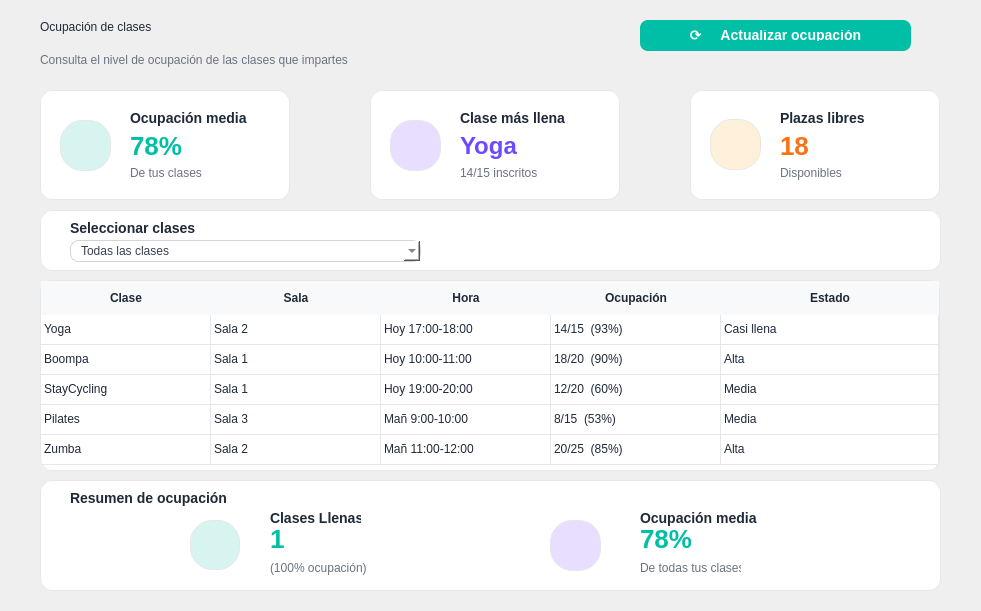
   <widget class="QFrame" name="frameContenido">
    <property name="geometry">
     <rect>
      <x>220</x>
      <y>90</y>
      <width>981</width>
      <height>611</height>
     </rect>
    </property>
    <property name="frameShape">
     <enum>QFrame::NoFrame</enum>
    </property>
    <widget class="QLabel" name="lblBienvenida">
     <property name="geometry">
      <rect>
       <x>40</x>
       <y>10</y>
       <width>300</width>
       <height>34</height>
      </rect>
     </property>
     <property name="styleSheet">
      <string notr="true">font:bold 20pt &quot;Segoe UI&quot;; color:#1F2937;</string>
     </property>
     <property name="text">
      <string>Ocupación de clases</string>
     </property>
    </widget>
    <widget class="QLabel" name="lblResumen">
     <property name="geometry">
      <rect>
       <x>40</x>
       <y>50</y>
       <width>470</width>
       <height>20</height>
      </rect>
     </property>
     <property name="styleSheet">
      <string notr="true">font:9pt &quot;Segoe UI&quot;; color:#6B7280;</string>
     </property>
     <property name="text">
      <string>Consulta el nivel de ocupación de las clases que impartes</string>
     </property>
    </widget>
    <widget class="QLabel" name="label_17">
     <property name="geometry">
      <rect>
       <x>280</x>
       <y>480</y>
       <width>47</width>
       <height>13</height>
      </rect>
     </property>
     <property name="text">
      <string/>
     </property>
    </widget>
    <widget class="QLabel" name="label_18">
     <property name="geometry">
      <rect>
       <x>-170</x>
       <y>-10</y>
       <width>1391</width>
       <height>621</height>
      </rect>
     </property>
     <property name="styleSheet">
      <string notr="true">image:url(:/entrenador/reborde_ola.png)</string>
     </property>
     <property name="text">
      <string/>
     </property>
    </widget>
    <widget class="QLabel" name="label_19">
     <property name="geometry">
      <rect>
       <x>180</x>
       <y>30</y>
       <width>1771</width>
       <height>651</height>
      </rect>
     </property>
     <property name="styleSheet">
      <string notr="true">image:url(:/entrenador/reborde_ola.png)</string>
     </property>
     <property name="text">
      <string/>
     </property>
    </widget>
    <widget class="QFrame" name="frameOcupacionMedia">
     <property name="geometry">
      <rect>
       <x>40</x>
       <y>90</y>
       <width>250</width>
       <height>110</height>
      </rect>
     </property>
     <property name="styleSheet">
      <string notr="true">QFrame {
    background-color: white;
    border: 1px solid #E5E7EB;
    border-radius: 12px;
}</string>
     </property>
     <property name="frameShape">
      <enum>QFrame::StyledPanel</enum>
     </property>
     <property name="frameShadow">
      <enum>QFrame::Raised</enum>
     </property>
     <widget class="QLabel" name="label_2">
      <property name="geometry">
       <rect>
        <x>90</x>
        <y>20</y>
        <width>141</width>
        <height>16</height>
       </rect>
      </property>
      <property name="styleSheet">
       <string notr="true">QLabel {
    background: transparent;
    border: none;
    color: #1F2937;
    font-size: 14px;
    font-weight: bold;
}</string>
      </property>
      <property name="text">
       <string>Ocupación media</string>
      </property>
     </widget>
     <widget class="QLabel" name="label_Porcentaje_Ocupacion">
      <property name="geometry">
       <rect>
        <x>90</x>
        <y>40</y>
        <width>61</width>
        <height>31</height>
       </rect>
      </property>
      <property name="styleSheet">
       <string notr="true">QLabel {
    background: transparent;
    border: none;
    color: #00BFA6;
    font-size: 26px;
    font-weight: bold;
}</string>
      </property>
      <property name="text">
       <string>78%</string>
      </property>
     </widget>
     <widget class="QLabel" name="label_6">
      <property name="geometry">
       <rect>
        <x>90</x>
        <y>75</y>
        <width>101</width>
        <height>16</height>
       </rect>
      </property>
      <property name="styleSheet">
       <string notr="true">QLabel {
    background: transparent;
    border: none;
    color: #6B7280;
    font-size: 12px;
}</string>
      </property>
      <property name="text">
       <string>De tus clases</string>
      </property>
     </widget>
     <widget class="QLabel" name="label_20">
      <property name="geometry">
       <rect>
        <x>25</x>
        <y>40</y>
        <width>40</width>
        <height>31</height>
       </rect>
      </property>
      <property name="styleSheet">
       <string notr="true">image: url(:/newPrefix/tendencia.png);
background:transparent;
border:None
</string>
      </property>
      <property name="text">
       <string/>
      </property>
     </widget>
     <widget class="QLabel" name="lblIconAs_2">
      <property name="geometry">
       <rect>
        <x>20</x>
        <y>30</y>
        <width>51</width>
        <height>51</height>
       </rect>
      </property>
      <property name="styleSheet">
       <string notr="true">background-color:#D8F4F0; color:#18B7A5; border-radius:22px; font:bold 20pt &quot;Segoe UI&quot;;</string>
      </property>
      <property name="text">
       <string/>
      </property>
     </widget>
     <zorder>lblIconAs_2</zorder>
     <zorder>label_2</zorder>
     <zorder>label_Porcentaje_Ocupacion</zorder>
     <zorder>label_6</zorder>
     <zorder>label_20</zorder>
    </widget>
    <widget class="QFrame" name="frameOcupacionMedia_2">
     <property name="geometry">
      <rect>
       <x>370</x>
       <y>90</y>
       <width>250</width>
       <height>110</height>
      </rect>
     </property>
     <property name="styleSheet">
      <string notr="true">QFrame {
    background-color: white;
    border: 1px solid #E5E7EB;
    border-radius: 12px;
}</string>
     </property>
     <property name="frameShape">
      <enum>QFrame::StyledPanel</enum>
     </property>
     <property name="frameShadow">
      <enum>QFrame::Raised</enum>
     </property>
     <widget class="QLabel" name="label_7">
      <property name="geometry">
       <rect>
        <x>90</x>
        <y>20</y>
        <width>141</width>
        <height>16</height>
       </rect>
      </property>
      <property name="styleSheet">
       <string notr="true">QLabel {
    background: transparent;
    border: none;
    color: #1F2937;
    font-size: 14px;
    font-weight: bold;
}</string>
      </property>
      <property name="text">
       <string>Clase más llena</string>
      </property>
     </widget>
     <widget class="QLabel" name="label_Clase_masLlena">
      <property name="geometry">
       <rect>
        <x>90</x>
        <y>40</y>
        <width>91</width>
        <height>31</height>
       </rect>
      </property>
      <property name="styleSheet">
       <string notr="true">QLabel {
    background: transparent;
    border: none;
    color: #6D4AFF;
    font-size: 24px;
    font-weight: bold;
}</string>
      </property>
      <property name="text">
       <string>Yoga</string>
      </property>
     </widget>
     <widget class="QLabel" name="label_inscritos">
      <property name="geometry">
       <rect>
        <x>90</x>
        <y>75</y>
        <width>101</width>
        <height>16</height>
       </rect>
      </property>
      <property name="styleSheet">
       <string notr="true">QLabel {
    background: transparent;
    border: none;
    color: #6B7280;
    font-size: 12px;
}</string>
      </property>
      <property name="text">
       <string>14/15 inscritos</string>
      </property>
     </widget>
     <widget class="QLabel" name="label_21">
      <property name="geometry">
       <rect>
        <x>25</x>
        <y>40</y>
        <width>40</width>
        <height>31</height>
       </rect>
      </property>
      <property name="styleSheet">
       <string notr="true">image: url(:/newPrefix/estrella.png);
background:transparent;
border:None</string>
      </property>
      <property name="text">
       <string/>
      </property>
     </widget>
     <widget class="QLabel" name="lblIconCal">
      <property name="geometry">
       <rect>
        <x>20</x>
        <y>30</y>
        <width>51</width>
        <height>51</height>
       </rect>
      </property>
      <property name="styleSheet">
       <string notr="true">background-color:#E8DEFF; border-radius:22px; font:17pt &quot;Segoe UI Emoji&quot;;</string>
      </property>
      <property name="text">
       <string/>
      </property>
     </widget>
     <zorder>lblIconCal</zorder>
     <zorder>label_7</zorder>
     <zorder>label_Clase_masLlena</zorder>
     <zorder>label_inscritos</zorder>
     <zorder>label_21</zorder>
    </widget>
    <widget class="QFrame" name="frameOcupacionMedia_3">
     <property name="geometry">
      <rect>
       <x>690</x>
       <y>90</y>
       <width>250</width>
       <height>110</height>
      </rect>
     </property>
     <property name="styleSheet">
      <string notr="true">QFrame {
    background-color: white;
    border: 1px solid #E5E7EB;
    border-radius: 12px;
}</string>
     </property>
     <property name="frameShape">
      <enum>QFrame::StyledPanel</enum>
     </property>
     <property name="frameShadow">
      <enum>QFrame::Raised</enum>
     </property>
     <widget class="QLabel" name="label_9">
      <property name="geometry">
       <rect>
        <x>90</x>
        <y>20</y>
        <width>141</width>
        <height>16</height>
       </rect>
      </property>
      <property name="styleSheet">
       <string notr="true">QLabel {
    background: transparent;
    border: none;
    color: #1F2937;
    font-size: 14px;
    font-weight: bold;
}</string>
      </property>
      <property name="text">
       <string>Plazas libres</string>
      </property>
     </widget>
     <widget class="QLabel" name="label_plazasLibres">
      <property name="geometry">
       <rect>
        <x>90</x>
        <y>40</y>
        <width>31</width>
        <height>31</height>
       </rect>
      </property>
      <property name="styleSheet">
       <string notr="true">QLabel {
    background: transparent;
    border: none;
    color: #F97316;
    font-size: 26px;
    font-weight: bold;
}</string>
      </property>
      <property name="text">
       <string>18</string>
      </property>
     </widget>
     <widget class="QLabel" name="label_16">
      <property name="geometry">
       <rect>
        <x>90</x>
        <y>75</y>
        <width>101</width>
        <height>16</height>
       </rect>
      </property>
      <property name="styleSheet">
       <string notr="true">QLabel {
    background: transparent;
    border: none;
    color: #6B7280;
    font-size: 12px;
}</string>
      </property>
      <property name="text">
       <string>Disponibles</string>
      </property>
     </widget>
     <widget class="QLabel" name="label_22">
      <property name="geometry">
       <rect>
        <x>25</x>
        <y>40</y>
        <width>40</width>
        <height>31</height>
       </rect>
      </property>
      <property name="styleSheet">
       <string notr="true">image: url(:/newPrefix/silla-de-campamento.png);
background:transparent;
border:None</string>
      </property>
      <property name="text">
       <string/>
      </property>
     </widget>
     <widget class="QLabel" name="lblIconPago">
      <property name="geometry">
       <rect>
        <x>20</x>
        <y>29</y>
        <width>51</width>
        <height>51</height>
       </rect>
      </property>
      <property name="styleSheet">
       <string notr="true">background-color:#FFF0D9; border-radius:22px; font:16pt &quot;Segoe UI Emoji&quot;; color:#FF9F2E;</string>
      </property>
      <property name="text">
       <string/>
      </property>
     </widget>
     <zorder>lblIconPago</zorder>
     <zorder>label_9</zorder>
     <zorder>label_plazasLibres</zorder>
     <zorder>label_16</zorder>
     <zorder>label_22</zorder>
    </widget>
    <widget class="QFrame" name="frame">
     <property name="geometry">
      <rect>
       <x>40</x>
       <y>210</y>
       <width>901</width>
       <height>61</height>
      </rect>
     </property>
     <property name="styleSheet">
      <string notr="true">QFrame {
    background-color: white;
    border: 1px solid #E5E7EB;
    border-radius: 12px;
}</string>
     </property>
     <property name="frameShape">
      <enum>QFrame::StyledPanel</enum>
     </property>
     <property name="frameShadow">
      <enum>QFrame::Raised</enum>
     </property>
     <widget class="QComboBox" name="comboBox">
      <property name="geometry">
       <rect>
        <x>30</x>
        <y>30</y>
        <width>351</width>
        <height>22</height>
       </rect>
      </property>
      <property name="styleSheet">
       <string notr="true">QComboBox {
    background-color: white;
    border: 1px solid #D1D5DB;
    border-radius: 8px;
    padding-left: 10px;
    color: #374151;
    font-size: 12px;
}

QComboBox:hover {
    border: 1px solid #00BFA6;
}</string>
      </property>
      <item>
       <property name="text">
        <string>Todas las clases</string>
       </property>
      </item>
      <item>
       <property name="text">
        <string>Yoga · Sala 2 · Hoy 17:00</string>
       </property>
      </item>
      <item>
       <property name="text">
        <string>Boompa · Sala 1 · Hoy 10:00</string>
       </property>
      </item>
      <item>
       <property name="text">
        <string>StayCycling · Sala 1 · Hoy 19:00</string>
       </property>
      </item>
      <item>
       <property name="text">
        <string>Pilates · Sala 3 · Mañana 09:00</string>
       </property>
      </item>
     </widget>
     <widget class="QLabel" name="label_23">
      <property name="geometry">
       <rect>
        <x>30</x>
        <y>10</y>
        <width>141</width>
        <height>16</height>
       </rect>
      </property>
      <property name="styleSheet">
       <string notr="true">QLabel {
    background: transparent;
    border: none;
    color: #1F2937;
    font-size: 14px;
    font-weight: bold;
}</string>
      </property>
      <property name="text">
       <string>Seleccionar clases</string>
      </property>
     </widget>
    </widget>
    <widget class="QTableWidget" name="tablaOcupacionClases">
     <property name="geometry">
      <rect>
       <x>40</x>
       <y>280</y>
       <width>900</width>
       <height>191</height>
      </rect>
     </property>
     <property name="styleSheet">
      <string notr="true">QTableWidget {
    background-color: white;
    border: 1px solid #E5E7EB;
    border-radius: 12px;
    gridline-color: #E5E7EB;
    color: #1F2937;
    font-size: 12px;
}

QHeaderView::section {
    background-color: #F7F9FA;
    color: #1F2937;
    font-weight: bold;
    border: none;
    padding: 8px;
}

QTableWidget::item {
    padding: 8px;
}</string>
     </property>
     <property name="horizontalScrollBarPolicy">
      <enum>Qt::ScrollBarAlwaysOff</enum>
     </property>
     <property name="rowCount">
      <number>5</number>
     </property>
     <property name="columnCount">
      <number>5</number>
     </property>
     <attribute name="horizontalHeaderDefaultSectionSize">
      <number>170</number>
     </attribute>
     <attribute name="horizontalHeaderStretchLastSection">
      <bool>true</bool>
     </attribute>
     <attribute name="verticalHeaderVisible">
      <bool>false</bool>
     </attribute>
     <row/>
     <row/>
     <row/>
     <row/>
     <row/>
     <column>
      <property name="text">
       <string>Clase</string>
      </property>
     </column>
     <column>
      <property name="text">
       <string>Sala</string>
      </property>
     </column>
     <column>
      <property name="text">
       <string>Hora</string>
      </property>
     </column>
     <column>
      <property name="text">
       <string>Ocupación</string>
      </property>
     </column>
     <column>
      <property name="text">
       <string>Estado</string>
      </property>
     </column>
     <item row="0" column="0">
      <property name="text">
       <string>Yoga</string>
      </property>
     </item>
     <item row="0" column="1">
      <property name="text">
       <string>Sala 2</string>
      </property>
     </item>
     <item row="0" column="2">
      <property name="text">
       <string>Hoy 17:00-18:00</string>
      </property>
     </item>
     <item row="0" column="3">
      <property name="text">
       <string>14/15  (93%)</string>
      </property>
     </item>
     <item row="0" column="4">
      <property name="text">
       <string>Casi llena</string>
      </property>
     </item>
     <item row="1" column="0">
      <property name="text">
       <string>Boompa</string>
      </property>
     </item>
     <item row="1" column="1">
      <property name="text">
       <string>Sala 1</string>
      </property>
     </item>
     <item row="1" column="2">
      <property name="text">
       <string>Hoy 10:00-11:00</string>
      </property>
     </item>
     <item row="1" column="3">
      <property name="text">
       <string>18/20  (90%)</string>
      </property>
     </item>
     <item row="1" column="4">
      <property name="text">
       <string>Alta</string>
      </property>
     </item>
     <item row="2" column="0">
      <property name="text">
       <string>StayCycling</string>
      </property>
     </item>
     <item row="2" column="1">
      <property name="text">
       <string>Sala 1</string>
      </property>
     </item>
     <item row="2" column="2">
      <property name="text">
       <string>Hoy 19:00-20:00</string>
      </property>
     </item>
     <item row="2" column="3">
      <property name="text">
       <string>12/20  (60%)</string>
      </property>
     </item>
     <item row="2" column="4">
      <property name="text">
       <string>Media</string>
      </property>
     </item>
     <item row="3" column="0">
      <property name="text">
       <string>Pilates</string>
      </property>
     </item>
     <item row="3" column="1">
      <property name="text">
       <string>Sala 3</string>
      </property>
     </item>
     <item row="3" column="2">
      <property name="text">
       <string>Mañ 9:00-10:00</string>
      </property>
     </item>
     <item row="3" column="3">
      <property name="text">
       <string>8/15  (53%)</string>
      </property>
     </item>
     <item row="3" column="4">
      <property name="text">
       <string>Media</string>
      </property>
     </item>
     <item row="4" column="0">
      <property name="text">
       <string>Zumba</string>
      </property>
     </item>
     <item row="4" column="1">
      <property name="text">
       <string>Sala 2</string>
      </property>
     </item>
     <item row="4" column="2">
      <property name="text">
       <string>Mañ 11:00-12:00</string>
      </property>
     </item>
     <item row="4" column="3">
      <property name="text">
       <string>20/25  (85%)</string>
      </property>
     </item>
     <item row="4" column="4">
      <property name="text">
       <string>Alta</string>
      </property>
     </item>
    </widget>
    <widget class="QFrame" name="frame_2">
     <property name="geometry">
      <rect>
       <x>40</x>
       <y>480</y>
       <width>901</width>
       <height>111</height>
      </rect>
     </property>
     <property name="styleSheet">
      <string notr="true">QFrame {
    background-color: white;
    border: 1px solid #E5E7EB;
    border-radius: 12px;
}</string>
     </property>
     <property name="frameShape">
      <enum>QFrame::StyledPanel</enum>
     </property>
     <property name="frameShadow">
      <enum>QFrame::Raised</enum>
     </property>
     <widget class="QLabel" name="label_24">
      <property name="geometry">
       <rect>
        <x>30</x>
        <y>10</y>
        <width>171</width>
        <height>16</height>
       </rect>
      </property>
      <property name="styleSheet">
       <string notr="true">QLabel {
    background: transparent;
    border: none;
    color: #1F2937;
    font-size: 14px;
    font-weight: bold;
}</string>
      </property>
      <property name="text">
       <string>Resumen de ocupación</string>
      </property>
     </widget>
     <widget class="QLabel" name="label_25">
      <property name="geometry">
       <rect>
        <x>230</x>
        <y>30</y>
        <width>91</width>
        <height>16</height>
       </rect>
      </property>
      <property name="styleSheet">
       <string notr="true">QLabel {
    background: transparent;
    border: none;
    color: #1F2937;
    font-size: 14px;
    font-weight: bold;
}</string>
      </property>
      <property name="text">
       <string>Clases Llenas</string>
      </property>
     </widget>
     <widget class="QLabel" name="label_26">
      <property name="geometry">
       <rect>
        <x>600</x>
        <y>30</y>
        <width>121</width>
        <height>16</height>
       </rect>
      </property>
      <property name="styleSheet">
       <string notr="true">QLabel {
    background: transparent;
    border: none;
    color: #1F2937;
    font-size: 14px;
    font-weight: bold;
}</string>
      </property>
      <property name="text">
       <string>Ocupación media</string>
      </property>
     </widget>
     <widget class="QLabel" name="label_Num_Clases">
      <property name="geometry">
       <rect>
        <x>230</x>
        <y>43</y>
        <width>21</width>
        <height>31</height>
       </rect>
      </property>
      <property name="styleSheet">
       <string notr="true">QLabel {
    background: transparent;
    border: none;
    color: #00BFA6;
    font-size: 26px;
    font-weight: bold;
}</string>
      </property>
      <property name="text">
       <string>1</string>
      </property>
     </widget>
     <widget class="QLabel" name="label_13">
      <property name="geometry">
       <rect>
        <x>230</x>
        <y>80</y>
        <width>101</width>
        <height>16</height>
       </rect>
      </property>
      <property name="styleSheet">
       <string notr="true">QLabel {
    background: transparent;
    border: none;
    color: #6B7280;
    font-size: 12px;
}</string>
      </property>
      <property name="text">
       <string>(100% ocupación)</string>
      </property>
     </widget>
     <widget class="QLabel" name="label_Porcentaje_Ocupacion_2">
      <property name="geometry">
       <rect>
        <x>600</x>
        <y>43</y>
        <width>51</width>
        <height>31</height>
       </rect>
      </property>
      <property name="styleSheet">
       <string notr="true">QLabel {
    background: transparent;
    border: none;
    color: #00BFA6;
    font-size: 26px;
    font-weight: bold;
}</string>
      </property>
      <property name="text">
       <string>78%</string>
      </property>
     </widget>
     <widget class="QLabel" name="label_14">
      <property name="geometry">
       <rect>
        <x>600</x>
        <y>80</y>
        <width>101</width>
        <height>16</height>
       </rect>
      </property>
      <property name="styleSheet">
       <string notr="true">QLabel {
    background: transparent;
    border: none;
    color: #6B7280;
    font-size: 12px;
}</string>
      </property>
      <property name="text">
       <string>De todas tus clases</string>
      </property>
     </widget>
     <widget class="QLabel" name="lblIconAs_3">
      <property name="geometry">
       <rect>
        <x>150</x>
        <y>40</y>
        <width>50</width>
        <height>50</height>
       </rect>
      </property>
      <property name="styleSheet">
       <string notr="true">background-color:#D8F4F0; color:#18B7A5; border-radius:22px; font:bold 20pt &quot;Segoe UI&quot;;</string>
      </property>
      <property name="text">
       <string/>
      </property>
     </widget>
     <widget class="QLabel" name="lblIconCal_2">
      <property name="geometry">
       <rect>
        <x>510</x>
        <y>40</y>
        <width>51</width>
        <height>51</height>
       </rect>
      </property>
      <property name="styleSheet">
       <string notr="true">background-color:#E8DEFF; border-radius:22px; font:17pt &quot;Segoe UI Emoji&quot;;</string>
      </property>
      <property name="text">
       <string/>
      </property>
     </widget>
     <widget class="QLabel" name="label_5">
      <property name="geometry">
       <rect>
        <x>155</x>
        <y>50</y>
        <width>40</width>
        <height>31</height>
       </rect>
      </property>
      <property name="styleSheet">
       <string notr="true">image:url(:/newPrefix/dos-personas.png);
background:transparent;
border:None</string>
      </property>
      <property name="text">
       <string/>
      </property>
     </widget>
     <widget class="QLabel" name="label_15">
      <property name="geometry">
       <rect>
        <x>515</x>
        <y>50</y>
        <width>40</width>
        <height>31</height>
       </rect>
      </property>
      <property name="styleSheet">
       <string notr="true">image:url(:/newPrefix/grafico-circular.png);
background:transparent;
border:None</string>
      </property>
      <property name="text">
       <string/>
      </property>
     </widget>
    </widget>
    <widget class="QPushButton" name="pushButton">
     <property name="geometry">
      <rect>
       <x>640</x>
       <y>20</y>
       <width>271</width>
       <height>31</height>
      </rect>
     </property>
     <property name="styleSheet">
      <string notr="true">QPushButton {
    background-color: #00BFA6;
    color: white;
    border: none;
    border-radius: 8px;
    font-size: 14px;
    font-weight: bold;
    padding: 10px;
}

QPushButton:hover {
    background-color: #009E8A;
}

QPushButton:pressed {
    background-color: #008C7A;
}</string>
     </property>
     <property name="text">
      <string>⟳     Actualizar ocupación</string>
     </property>
    </widget>
    <zorder>label_19</zorder>
    <zorder>label_18</zorder>
    <zorder>lblBienvenida</zorder>
    <zorder>lblResumen</zorder>
    <zorder>label_17</zorder>
    <zorder>frameOcupacionMedia</zorder>
    <zorder>frameOcupacionMedia_2</zorder>
    <zorder>frameOcupacionMedia_3</zorder>
    <zorder>frame</zorder>
    <zorder>tablaOcupacionClases</zorder>
    <zorder>frame_2</zorder>
    <zorder>pushButton</zorder>
   </widget>
